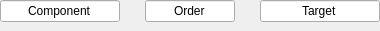
<?xml version="1.0" encoding="UTF-8"?>
<ui version="4.0">
 <class>Form</class>
 <widget class="QWidget" name="Form">
  <property name="geometry">
   <rect>
    <x>0</x>
    <y>0</y>
    <width>380</width>
    <height>31</height>
   </rect>
  </property>
  <property name="windowTitle">
   <string>Form</string>
  </property>
  <layout class="QVBoxLayout" name="compenent_order_vlayout">
   <property name="spacing">
    <number>0</number>
   </property>
   <property name="leftMargin">
    <number>0</number>
   </property>
   <property name="topMargin">
    <number>0</number>
   </property>
   <property name="rightMargin">
    <number>0</number>
   </property>
   <property name="bottomMargin">
    <number>0</number>
   </property>
   <item>
    <layout class="QHBoxLayout" name="horizontalLayout">
     <property name="spacing">
      <number>0</number>
     </property>
     <property name="bottomMargin">
      <number>8</number>
     </property>
     <item>
      <widget class="QLineEdit" name="lineEdit">
       <property name="sizePolicy">
        <sizepolicy hsizetype="Fixed" vsizetype="Fixed">
         <horstretch>0</horstretch>
         <verstretch>0</verstretch>
        </sizepolicy>
       </property>
       <property name="minimumSize">
        <size>
         <width>120</width>
         <height>0</height>
        </size>
       </property>
       <property name="maximumSize">
        <size>
         <width>120</width>
         <height>22</height>
        </size>
       </property>
       <property name="text">
        <string>Component</string>
       </property>
       <property name="alignment">
        <set>Qt::AlignCenter</set>
       </property>
       <property name="readOnly">
        <bool>true</bool>
       </property>
      </widget>
     </item>
     <item>
      <spacer name="horizontalSpacer_3">
       <property name="orientation">
        <enum>Qt::Horizontal</enum>
       </property>
       <property name="sizeHint" stdset="0">
        <size>
         <width>16</width>
         <height>20</height>
        </size>
       </property>
      </spacer>
     </item>
     <item>
      <widget class="QLineEdit" name="lineEdit_2">
       <property name="sizePolicy">
        <sizepolicy hsizetype="Fixed" vsizetype="Fixed">
         <horstretch>0</horstretch>
         <verstretch>0</verstretch>
        </sizepolicy>
       </property>
       <property name="minimumSize">
        <size>
         <width>90</width>
         <height>0</height>
        </size>
       </property>
       <property name="maximumSize">
        <size>
         <width>90</width>
         <height>22</height>
        </size>
       </property>
       <property name="text">
        <string>Order</string>
       </property>
       <property name="alignment">
        <set>Qt::AlignCenter</set>
       </property>
       <property name="readOnly">
        <bool>true</bool>
       </property>
      </widget>
     </item>
     <item>
      <spacer name="horizontalSpacer_4">
       <property name="orientation">
        <enum>Qt::Horizontal</enum>
       </property>
       <property name="sizeHint" stdset="0">
        <size>
         <width>16</width>
         <height>20</height>
        </size>
       </property>
      </spacer>
     </item>
     <item>
      <widget class="QLineEdit" name="lineEdit_3">
       <property name="sizePolicy">
        <sizepolicy hsizetype="Fixed" vsizetype="Fixed">
         <horstretch>0</horstretch>
         <verstretch>0</verstretch>
        </sizepolicy>
       </property>
       <property name="minimumSize">
        <size>
         <width>120</width>
         <height>0</height>
        </size>
       </property>
       <property name="maximumSize">
        <size>
         <width>120</width>
         <height>22</height>
        </size>
       </property>
       <property name="text">
        <string>Target</string>
       </property>
       <property name="alignment">
        <set>Qt::AlignCenter</set>
       </property>
       <property name="readOnly">
        <bool>true</bool>
       </property>
      </widget>
     </item>
    </layout>
   </item>
  </layout>
 </widget>
 <resources/>
 <connections/>
</ui>
